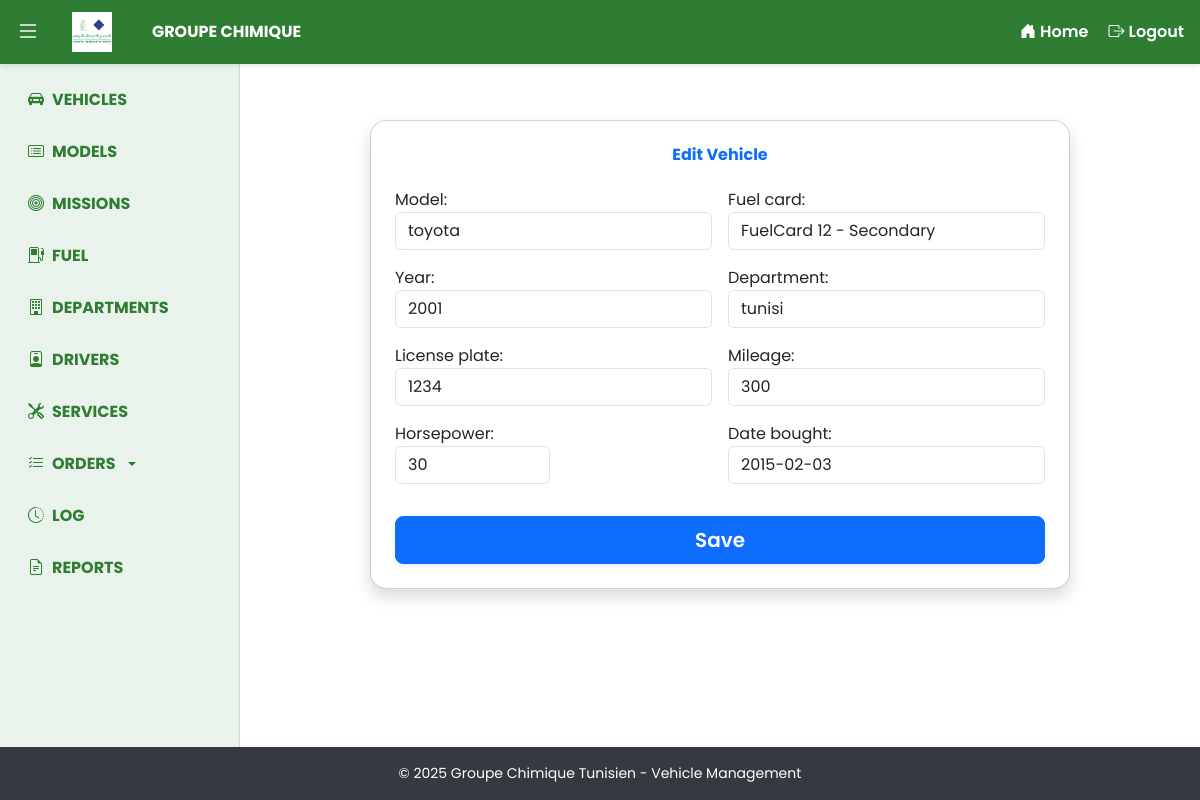
Page /vehicles/edit/5/ (signed in) on the committed database.
### vehicles/models.py (models this page shows, shortened)
class Vehicle(models.Model):
    STATUS_CHOICES = [
        ('free', 'Free'),
        ('in_use', 'In Use'),
    ]
    model = models.ForeignKey(VehicleModel, on_delete=models.CASCADE)
    year = models.PositiveIntegerField()
    license_plate = models.CharField(max_length=20, unique=True)
    status = models.CharField(max_length=10, choices=STATUS_CHOICES, default='free')
    horsepower = models.PositiveIntegerField(null=True, blank=True)
    mileage = models.PositiveIntegerField(null=True, blank=True)
    date_bought = models.DateField(null=True, blank=True)
    fuel_card = models.ForeignKey('FuelCard', on_delete=models.SET_NULL, null=True, blank=True)
    department = models.ForeignKey('Department', on_delete=models.SET_NULL, null=True, blank=True)
    region = models.CharField(max_length=20, choices=REGION_CHOICES, blank=True, null=True)

### vehicles/views.py (the view)
# urls.py: path('edit/<int:pk>/', vehicle_update_view, name='vehicle_edit'),
@login_required
@user_passes_test(is_manager)
def vehicle_update_view(request, pk):
    vehicle = get_object_or_404(Vehicle, pk=pk)
    if request.method == 'POST':
        form = VehicleForm(request.POST, instance=vehicle)
        if form.is_valid():
            form.save()
            return redirect('vehicle_list')
    else:
        form = VehicleForm(instance=vehicle)
    return render(request, 'vehicles/vehicle_form.html', {'form': form})

### vehicles/forms.py
class VehicleForm(forms.ModelForm):
    class Meta:
        model = Vehicle
        exclude = ['status']
        fields = ['model', 'year', 'license_plate', 'horsepower', 'mileage', 'date_bought', 'fuel_card', 'department']
    def __init__(self, *args, **kwargs):
        super().__init__(*args, **kwargs)
        if self.instance and self.instance.pk:
            assigned_cards = Vehicle.objects.exclude(pk=self.instance.pk).values_list('fuel_card', flat=True)
            self.fields['fuel_card'].queryset = FuelCard.objects.filter(type='Secondary').exclude(id__in=assigned_cards)
        else:
            assigned_cards = Vehicle.objects.values_list('fuel_card', flat=True)
            self.fields['fuel_card'].queryset = FuelCard.objects.filter(type='Secondary').exclude(id__in=assigned_cards)
        for field_name, field in self.fields.items():
            existing_classes = field.widget.attrs.get('class', '')
            classes = existing_classes + ' form-control'
            field.widget.attrs['class'] = classes.strip()

### vehicles/models.py (called while the page is built)
    def __str__(self):
        return self.name

    def __str__(self):
        return f"FuelCard {self.id} - {self.type}"

    def __str__(self):
        return self.name

### vehicles/views.py (called while the page is built)
def is_manager(user):
    return user.is_authenticated and user.role == 'manager'

### vehicles/templates/vehicles/vehicle_form.html (shortened to what this page needs)
{% extends "base.html" %}
{% block content %}
<div class="container mt-4 px-3">
    <div class="card shadow p-4 rounded-4 animate__animated animate__fadeInDown" style="max-width: 700px; margin: auto;">
        <h2 class="mb-4 fw-bold text-center text-primary">
            {% if form.instance.pk %}Edit Vehicle{% else %}Add Vehicle{% endif %}
        </h2>
        <form method="post" novalidate>
            <div class="row g-3">
                <div class="col-6">
                    <div class="mb-3">
                        {{ form.model.label_tag }}
                        {{ form.model }}
                    </div>
                    <div class="mb-3">
                        {{ form.year.label_tag }}
                        {{ form.year }}
                    </div>
                    <div class="mb-3">
                        {{ form.license_plate.label_tag }}
                        {{ form.license_plate }}
                    </div>
                    <div class="mb-3">
                        <div class="row g-2">
                            <div class="col">
                                {{ form.horsepower.label_tag }}
                                {{ form.horsepower }}
                            </div>
                            {% if form.instance.pk %}
                            <div class="col">
                            </div>
                            {% endif %}
                        </div>
                    </div>
                </div>
                <div class="col-6">
                    <div class="mb-3">
                        {{ form.fuel_card.label_tag }}
                        {{ form.fuel_card }}
                    </div>
                    <div class="mb-3">
                        {{ form.department.label_tag }}
                        {{ form.department }}
                    </div>
                    <div class="mb-3">
                        {{ form.mileage.label_tag }}
                        {{ form.mileage }}
                    </div>
                    <div class="mb-3">
                        {{ form.date_bought.label_tag }}
                        {{ form.date_bought }}
                    </div>
                </div>
            </div>
            <button type="submit" class="btn btn-primary w-100 btn-lg fw-semibold shadow-sm mt-3">
                Save
            </button>
        </form>
    </div>
</div>
{% endblock %}

### templates/base.html (style rules this page uses)
:root { --gct-green: #2E7D32; --gct-blue: #1A237E; --gct-gray-bg: #f5f7fa; }
body { font-family: 'Poppins', sans-serif; background-color: var(--gct-gray-bg); margin: 0; height: 100vh; display: flex; flex-direction: column; }

### rows in the picture
Vehicle: model "toyota", year "2001", license_plate "1234", horsepower "30", fuel_card "FuelCard 12 - Secondary", department "tunisi", mileage "300", date_bought "2015-02-03"
